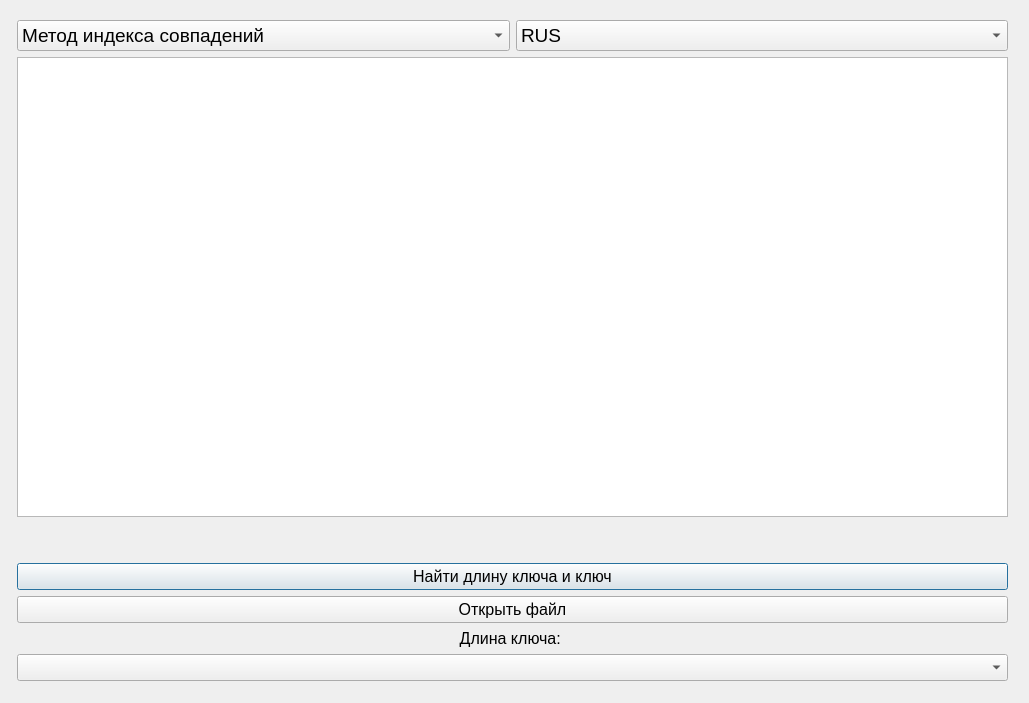
<?xml version="1.0" encoding="UTF-8"?>
<ui version="4.0">
 <class>PolyalphabeticCryptanalysis</class>
 <widget class="QDialog" name="PolyalphabeticCryptanalysis">
  <property name="geometry">
   <rect>
    <x>0</x>
    <y>0</y>
    <width>1029</width>
    <height>703</height>
   </rect>
  </property>
  <property name="windowTitle">
   <string>Polyalphabetic Cryptanalysis</string>
  </property>
  <widget class="QWidget" name="layoutWidget">
   <property name="geometry">
    <rect>
     <x>17</x>
     <y>20</y>
     <width>991</width>
     <height>661</height>
    </rect>
   </property>
   <layout class="QVBoxLayout" name="verticalLayout_2">
    <item>
     <layout class="QHBoxLayout" name="horizontalLayout_2">
      <item>
       <widget class="QComboBox" name="mode">
        <property name="font">
         <font>
          <pointsize>14</pointsize>
         </font>
        </property>
        <property name="frame">
         <bool>true</bool>
        </property>
        <item>
         <property name="text">
          <string>Метод индекса совпадений</string>
         </property>
        </item>
        <item>
         <property name="text">
          <string>Автокорреляционный метод</string>
         </property>
        </item>
        <item>
         <property name="text">
          <string>Тест Казиски</string>
         </property>
        </item>
       </widget>
      </item>
      <item>
       <widget class="QComboBox" name="lang">
        <property name="font">
         <font>
          <pointsize>14</pointsize>
         </font>
        </property>
        <item>
         <property name="text">
          <string>RUS</string>
         </property>
        </item>
        <item>
         <property name="text">
          <string>ENG</string>
         </property>
        </item>
       </widget>
      </item>
     </layout>
    </item>
    <item>
     <widget class="QTextEdit" name="input">
      <property name="font">
       <font>
        <pointsize>14</pointsize>
       </font>
      </property>
     </widget>
    </item>
    <item>
     <spacer name="verticalSpacer">
      <property name="orientation">
       <enum>Qt::Vertical</enum>
      </property>
      <property name="sizeType">
       <enum>QSizePolicy::Fixed</enum>
      </property>
      <property name="sizeHint" stdset="0">
       <size>
        <width>20</width>
        <height>40</height>
       </size>
      </property>
     </spacer>
    </item>
    <item>
     <layout class="QVBoxLayout" name="verticalLayout">
      <item>
       <layout class="QHBoxLayout" name="horizontalLayout">
        <item>
         <widget class="QPushButton" name="findKey">
          <property name="font">
           <font>
            <pointsize>12</pointsize>
           </font>
          </property>
          <property name="text">
           <string>Найти длину ключа и ключ</string>
          </property>
         </widget>
        </item>
       </layout>
      </item>
      <item>
       <widget class="QPushButton" name="read">
        <property name="font">
         <font>
          <pointsize>12</pointsize>
         </font>
        </property>
        <property name="text">
         <string>Открыть файл</string>
        </property>
       </widget>
      </item>
      <item>
       <widget class="QLabel" name="keyLengthLabel">
        <property name="enabled">
         <bool>true</bool>
        </property>
        <property name="font">
         <font>
          <pointsize>12</pointsize>
         </font>
        </property>
        <property name="text">
         <string>Длина ключа: </string>
        </property>
        <property name="alignment">
         <set>Qt::AlignCenter</set>
        </property>
       </widget>
      </item>
      <item>
       <widget class="QComboBox" name="keys">
        <property name="font">
         <font>
          <pointsize>12</pointsize>
         </font>
        </property>
        <property name="frame">
         <bool>true</bool>
        </property>
       </widget>
      </item>
     </layout>
    </item>
   </layout>
  </widget>
 </widget>
 <resources/>
 <connections/>
</ui>
